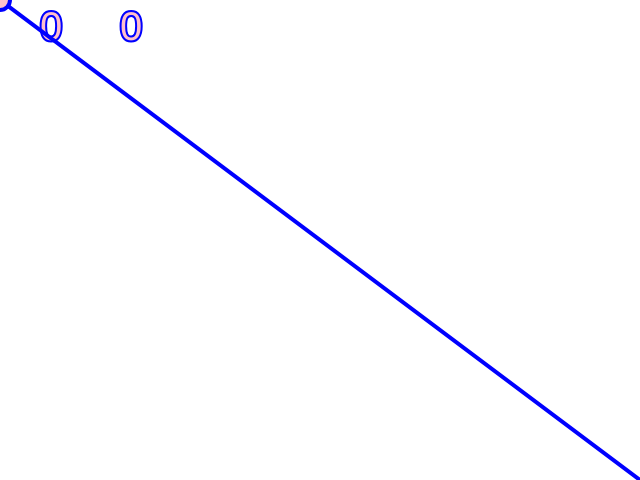
Frame 1 (no input)
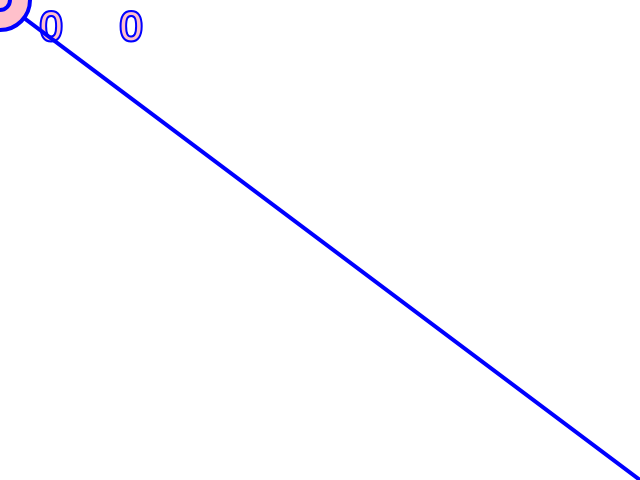
Frame 60 (no input)
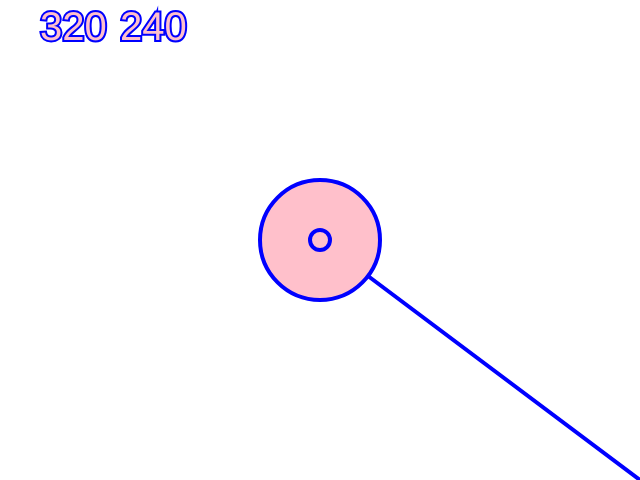
Frame 120 (the mouse pressed at the canvas centre since frame 60)

The p5.js sketch that drew these frames (run headless with seeded random() and noise() and a simulated clock; from frame 60 on, the mouse is pressed at the canvas centre):

// p5.js sketch
// ── sketch.js
var r = 0;
function setup() {
    createCanvas(640, 480);
}
function draw() {
    background("white");
    
    strokeWeight(4);
    stroke("blue");
    
    if (mouseX > width/2) {
        fill("lightblue");
    } else {
        fill("pink");
    }
    
    textSize(40);
    text(floor(mouseX), 40, 40);
    text(floor(mouseY), 120, 40);
    
    if (frameCount < 200) {
        r = frameCount;
    } else {
        if (r > 0) {
            r--;
        }
    }
    
    line(mouseX, mouseY, width, height);
    
    ellipse(mouseX, mouseY, r, r);
    
    ellipse(pmouseX, pmouseY, 20, 20);
}
// ── ex.js
var x = 0;
var y = 0;

function setup() {
	createCanvas(640, 480);
}

function draw() {
	background("white");

	strokeWeight(4);
	stroke("blue");
	
	if (mouseX > width/2) {
		fill("lightblue");
	} else {
		fill("pink");
	}

	var radius = 5;
	if (frameCount < 100) {
		radius = frameCount;
	} else {
		radius = 100;
	}

	if (x < width) {
		x++;
	} else {
		if (y < height) {
			y++;
		}
	}

	line(mouseX, mouseY, x, y);
	ellipse(mouseX, mouseY, radius, radius);
}
// ── static-variables.js
var blue;
function setup() {
    createCanvas(640, 480);
    background("white");
    blue = color("lightblue"); 

    stroke("purple");
    noFill();
    strokeWeight(8);
    
    line(width/2, 0, width/2, height);
    line(0, height/2, width, height/2);
    
    stroke("darkblue");
    strokeWeight(2);
    
    var x = 0;
    var y = 0;
    
    var ratio = 8;
    var xunit = width/ratio;
    var yunit = height/ratio;
    
    x += xunit;
    y += yunit;
    
    line(x, 0, x, height);
    line(0, y, width, y);
    
    x += xunit;
    y += yunit;
    
    line(x, 0, x, height);
    line(0, y, width, y);
    
    x += xunit;
    y += yunit;
    
    line(x, 0, x, height);
    line(0, y, width, y);
}
